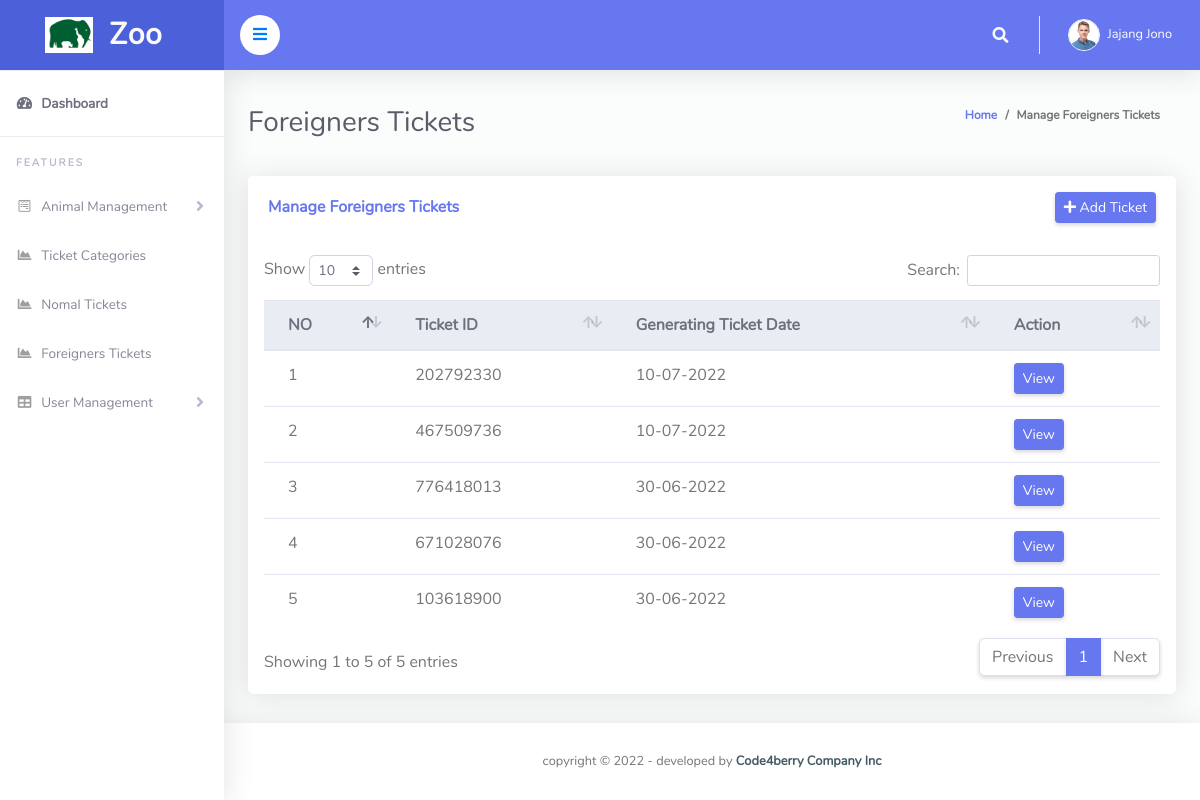
Page /zoo/admin/manage_foreigners_ticket.php (signed in) on the committed database.
### tables this page shows
CREATE TABLE `tblticforeigner` (
  `ID` int(10) NOT NULL,
  `TicketID` varchar(200) DEFAULT NULL,
  `NoAdult` int(10) DEFAULT NULL,
  `NoChildren` int(10) DEFAULT NULL,
  `AdultUnitprice` varchar(50) DEFAULT NULL,
  `ChildUnitprice` varchar(50) DEFAULT NULL,
  `PostingDate` timestamp NULL DEFAULT current_timestamp()
);

### zoo/admin/manage_foreigners_ticket.php (the view, shortened to what this page needs)
<?php
include('includes/checklogin.php');
?>
<!DOCTYPE html>
<html lang="en">
<head>
  <link href="vendor/fontawesome-free/css/all.min.css" rel="stylesheet" type="text/css">
  <link href="vendor/bootstrap/css/bootstrap.min.css" rel="stylesheet" type="text/css">
  <link href="css/ruang-admin.min.css" rel="stylesheet">
  <link href="vendor/datatables/dataTables.bootstrap4.min.css" rel="stylesheet">
</head>
<body id="page-top">
  <div id="wrapper">
    <?php include('includes/sidebar.php');?>
    <div id="content-wrapper" class="d-flex flex-column">
      <div id="content">
        <?php include('includes/header.php');?>
        <div class="container-fluid" id="container-wrapper">
          <div class="d-sm-flex align-items-center justify-content-between mb-4">
            <h1 class="h3 mb-0 text-gray-800">Foreigners Tickets</h1>
            <ol class="breadcrumb">
              <li class="breadcrumb-item"><a href="dashboard.php">Home</a></li>
              <li class="breadcrumb-item active" aria-current="page">Manage Foreigners Tickets</li>
            </ol>
          </div>
          <div class="row">
            <div class="col-lg-12">
                      <?php @include("view_ticket.php");?>
              <div class="card mb-4">
                <div class="card-header py-3 d-flex flex-row align-items-center justify-content-between">
                  <h6 class="m-0 font-weight-bold text-primary">Manage Foreigners Tickets</h6>
                  <div class="card-tools" style="float: right;">
                    <button type="button" class="btn btn-sm btn-primary" data-toggle="modal" data-target="#deposit" ><i class="fas fa-plus" ></i> Add Ticket
                    </button>
                  </div>
                </div>
                <div class="table-responsive p-3">
                  <table class="table align-items-center table-flush table-hover" id="dataTableHover">
                    <thead class="thead-light">
                      <tr>
                        <th>NO</th>
                        <th>Ticket ID</th>
                        <th>Generating Ticket Date</th>
                        <th>Action</th>
                      </tr>
                    </thead>
                    <tbody>
                      <?php $sql = "SELECT  * from tblticforeigner order by ID desc";
                      $query = $dbh -> prepare($sql);
                      $query->execute();
                      $results=$query->fetchAll(PDO::FETCH_OBJ);
                      $cnt=1;
                      if($query->rowCount() > 0)
                      {
                        foreach($results as $result)
                        {
                          ?>
                          <tr>
                            <td><?php echo $cnt;?></td>
                            <td><?php echo htmlentities($result->TicketID);?></td>
                            <td><?php  echo htmlentities(date("d-m-Y", strtotime($result->PostingDate)));?></td>
                            <td>
                              <a href="#"  class="edit_data5" id="<?php echo  ($result->ID); ?>"  title="click to view"><button type="button" class="btn btn-sm btn-primary">View</button></a>
                            </td>
                          </tr>
                          <?php $cnt=$cnt+1;
                        }
                      }?>
                    </tbody>
                  </table>
                </div>
              </div>
            </div>
          </div>
        </div>
      </div>
      <?php include('includes/footer.php');?>
    </div>
  </div>
</body>
</html>

### zoo/admin/includes/header.php (shortened to what this page needs)
 <nav class="navbar navbar-expand navbar-light bg-navbar topbar mb-4 static-top">
  <button id="sidebarToggleTop" class="btn btn-link rounded-circle mr-3" style="background-color: #ffffff;">
    <i style="color: #007bff;" class="fa fa-bars"></i>
  </button>
  <ul class="navbar-nav ml-auto">
    <li class="nav-item dropdown no-arrow">
      <a class="nav-link dropdown-toggle" href="#" id="searchDropdown" role="button" data-toggle="dropdown" aria-haspopup="true" aria-expanded="false">
        <i class="fas fa-search fa-fw"></i>
      </a>
    </li>
    <li class="nav-item dropdown no-arrow">
      <?php
      $aid=$_SESSION['odmsaid'];
      $sql="SELECT * from  tbladmin where ID=:aid";
      $query = $dbh -> prepare($sql);
      $query->bindParam(':aid',$aid,PDO::PARAM_STR);
      $query->execute();
      $results=$query->fetchAll(PDO::FETCH_OBJ);
      if($query->rowCount() > 0)
      {
        foreach($results as $row)
        {
          ?>
          <a class="nav-link dropdown-toggle" href="#" id="userDropdown" role="button" data-toggle="dropdown" aria-haspopup="true" aria-expanded="false">
           <?php
           if($row->Photo=="avatar15.jpg")
           {
            ?>
            <img class="img-profile rounded-circle"src="profileimages/avatar15.jpg" style="max-width: 60px">
            <?php
          } else {
            ?>
            <img class="img-profile rounded-circle" src="profileimages/<?php  echo $row->Photo;?>" style="max-width: 60px">
            <?php
          } ?>
          <span class="ml-2 d-none d-lg-inline text-white small"><?php  echo $row->FirstName;?> <?php  echo $row->LastName;?></span>
        </a>
        <?php
      }
    } ?>
  </li>
</ul>
</nav>

### rows in the picture
tblticforeigner: TicketID "202792330", PostingDate "10-07-2022"
tblticforeigner: TicketID "467509736", PostingDate "10-07-2022"
tblticforeigner: TicketID "776418013", PostingDate "30-06-2022"
tblticforeigner: TicketID "671028076", PostingDate "30-06-2022"
tblticforeigner: TicketID "103618900", PostingDate "30-06-2022"

### other values in the picture
$row->FirstName "Jajang"
$row->LastName "Jono"
